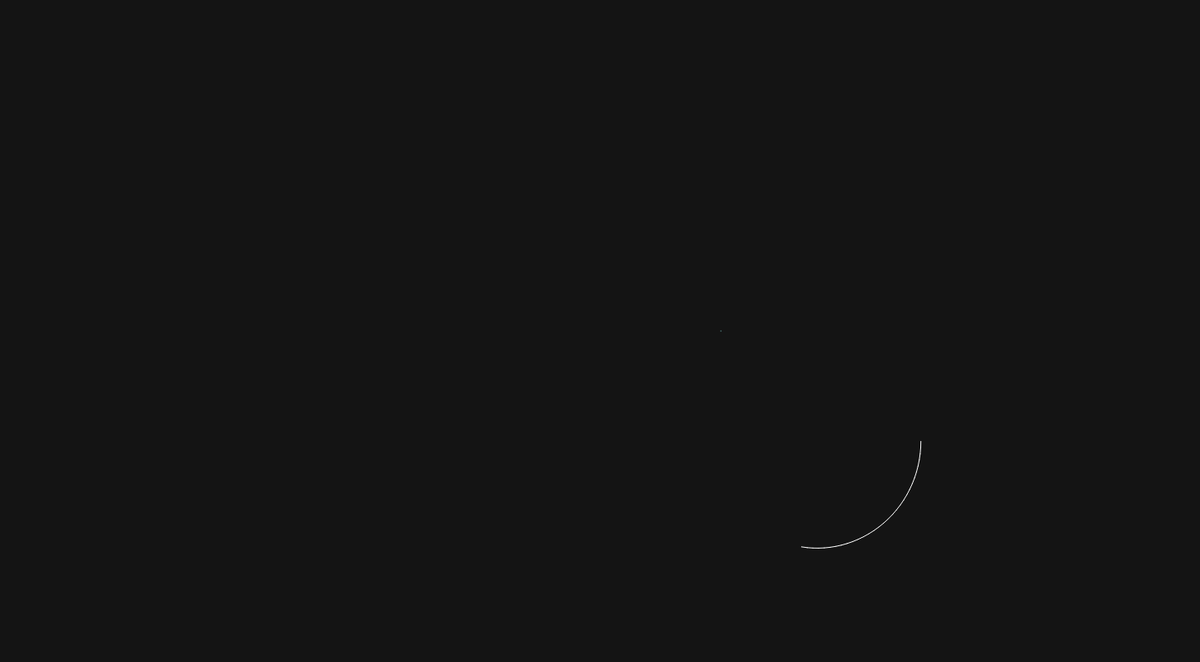
Frame 1 (no input)
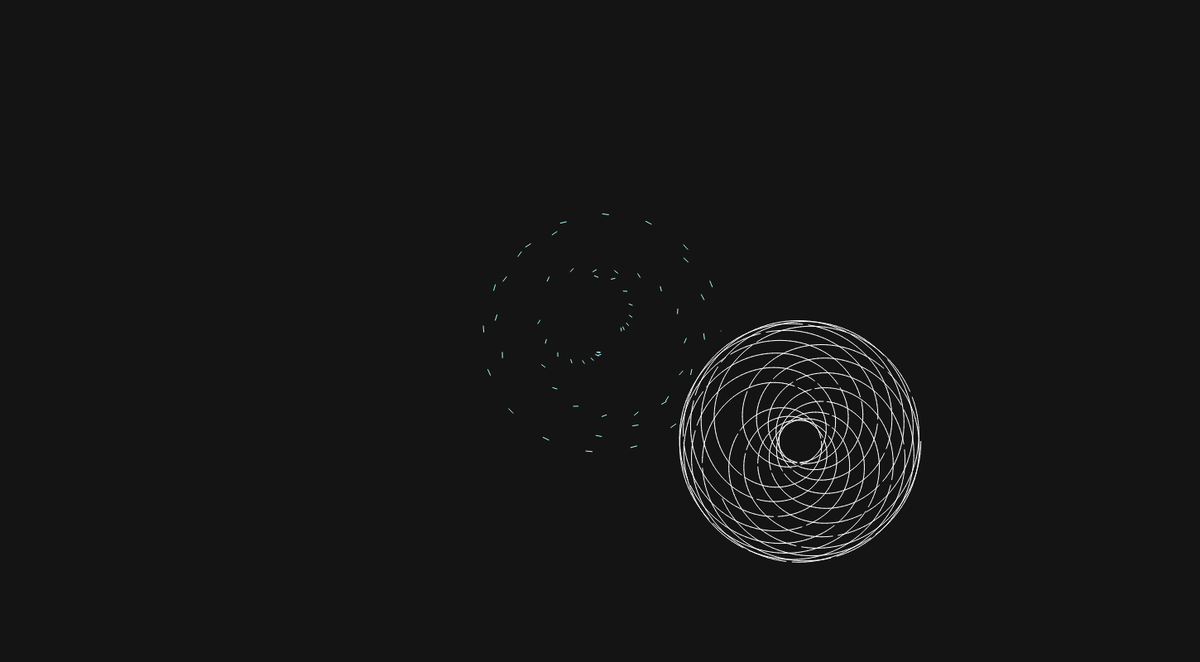
Frame 60 (no input)
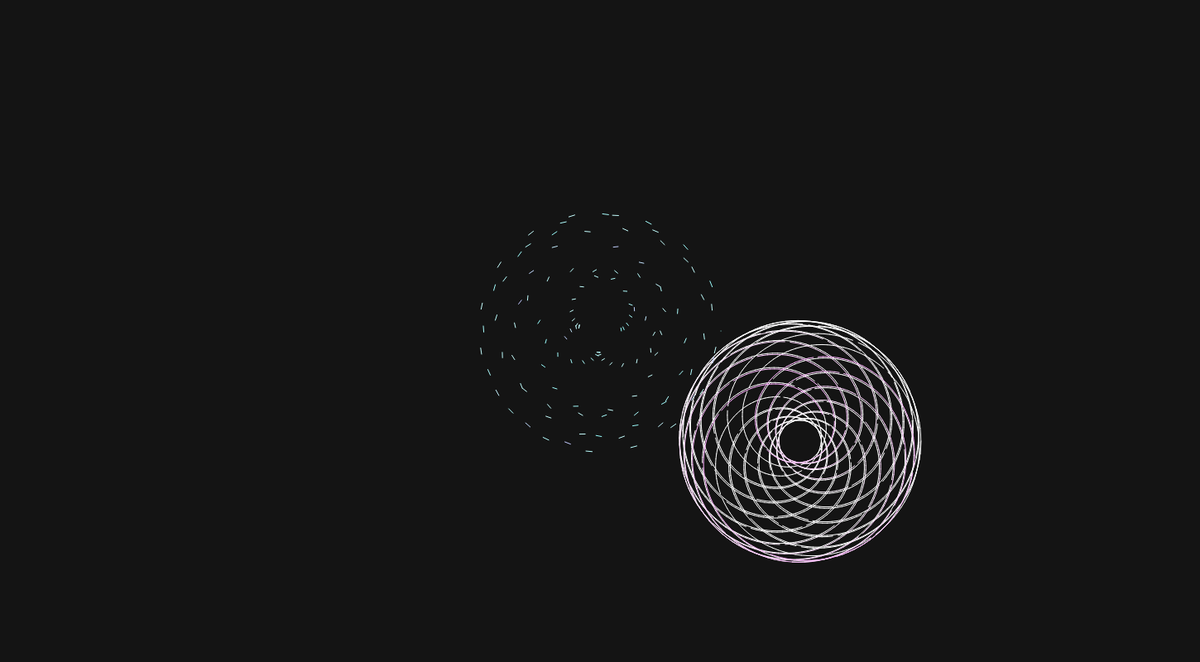
Frame 120 (the mouse pressed at the canvas centre since frame 60)

The p5.js sketch that drew these frames (run headless with seeded random() and noise() and a simulated clock; from frame 60 on, the mouse is pressed at the canvas centre):

// p5.js sketch
// ── sketch.js
let x2, y2 = 200;

var r1
var r2

var a1 = 0
var a2 = 0

var a1Inc
var a2Inc

var prevX
var prevY

function setup() {
    createCanvas(1450, 800)
    angleMode(DEGREES)
    background(20)

    r1 = random(50, 100)
    r2 = random(50, 100)

    a1Inc = random(0.1, 5)
    a2Inc = random(0.1, 5)
}

function draw() {

    translate(width / 2, height / 2)
    stroke(400)

    for (var i = 0; i < 30; i++) {

        var r = map(sin(frameCount), -1, 1, 100, 200)
        var g = map(cos(frameCount), -1, 1, 100, 500)
        var b = map(sin(frameCount), -1, 1, 100, 800)

        var x1 = r1 * cos(a1)
        var y1 = r1 * sin(a1)

        var x2 = x1 + r2 * cos(a2)
        var y2 = y1 + r2 * sin(a2)

        stroke(r, g, b)

        line(prevX, prevY, x2, y2)
        prevX = x2
        prevY = y2

        a1 += a1Inc
        a2 += a2Inc

        translate(width / 6, height / 6)
        stroke(400)

        for (var i = 0; i < 30; i++) {

            var r = map(sin(frameCount), -1, 1, 100, 800)
            var g = map(cos(frameCount), -1, 1, 100, 400)
            var b = map(sin(frameCount), -1, 1, 100, 600)

            var x1 = r1 * cos(a1)
            var y1 = r1 * sin(a1)

            var x2 = x1 + r2 * cos(a2)
            var y2 = y1 + r2 * sin(a2)

            stroke(r, g, b)

            line(prevX, prevY, x2, y2)
            prevX = x2
            prevY = y2

            a1 += a1Inc
            a2 += a2Inc
        }
    }
}

function keyPressed() {
    a2 = Math.random();
    y2 = Math.random();
}

function mouseDragged() {
    a1 = Math.random();
    x2 = Math.random();

}

function doubleClicked() {
    r1 = random(10, 200);
}
